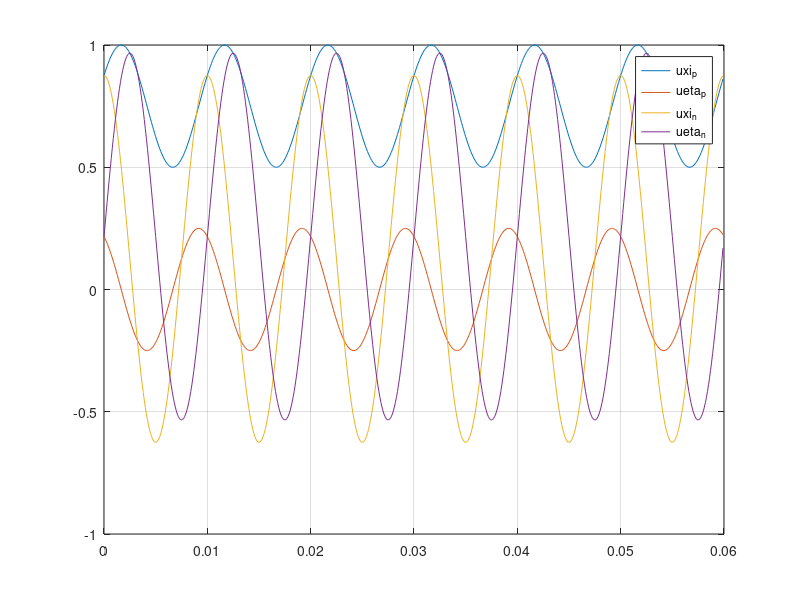
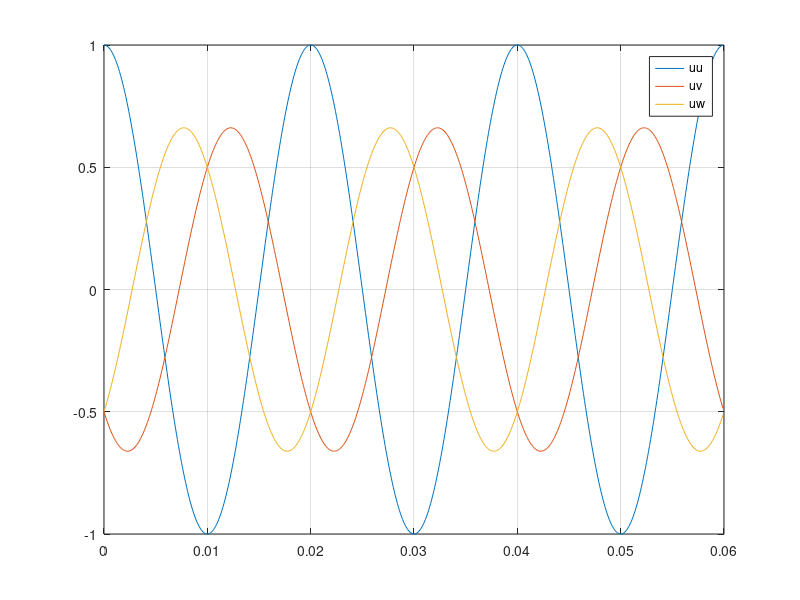

These charts were generated, in order, by the following MATLAB code:
% clear all
close all
clc

tc = 1e-4;
T = 20e-3;
time = 0:tc:3*T-tc;
theta = 2*pi/T*time;

Uu = cos(theta);
Uv = 0.25*cos(theta-2*pi/3);
Uw = cos(theta-4*pi/3);

Ualpha = 2/3*(Uu - 1/2*Uv - 1/2*Uw);
Ubeta  = 1/sqrt(3)*(Uv - Uw);

Uxi_p  =  Ualpha.*cos(theta) + Ubeta.*sin(theta);
Ueta_p = -Ualpha.*sin(theta) + Ubeta.*cos(theta);

Uxi_n  =  Ualpha.*cos(theta) - Ubeta.*sin(theta);
Ueta_n = Ualpha.*sin(theta) + Ubeta.*cos(theta);

figure; plot(time, Uxi_p, time, Ueta_p, time, Uxi_n, time, Ueta_n); grid on
legend('uxi_p','ueta_p','uxi_n', 'ueta_n')


deepPOSxi = 0.25;
deepPOSeta = 0;
deepNEGxi = 0.75;
deepNEGeta = 0;

Ualpha_p = deepPOSxi * cos(theta) - deepPOSeta * sin(theta);
Ubeta_p = deepPOSxi * sin(theta) + deepPOSeta * cos(theta);

Ualpha_n = deepNEGxi * cos(theta) + deepNEGeta * sin(theta);
Ubeta_n = -deepNEGxi * sin(theta) + deepNEGeta * cos(theta);

Ualpha = Ualpha_p + Ualpha_n;
Ubeta = Ubeta_p + Ubeta_n;

Uu = Ualpha;
Uv = -0.5*Ualpha + sqrt(3)/2*Ubeta;
Uw = -0.5*Ualpha - sqrt(3)/2*Ubeta;

figure; plot(time, Uu, time, Uv, time, Uw); grid on
legend('uu','uv','uw')
